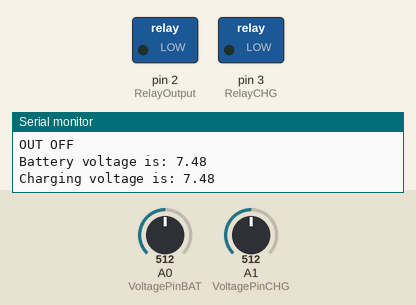
This sketch was run on a simulated Arduino Uno, built with avr-gcc and run on an emulated ATmega328P. On the bench: switched loads named in the sketch (green lamp = pin HIGH), the last lines printed to the serial monitor. The inputs (shaded band) are chosen by the test bench; at power-on: A0 (VoltagePinBAT) = 512, A1 (VoltagePinCHG) = 512.

Above: at 4.8 s.
4.9 s: A0 (VoltagePinBAT) set to 812
7.9 s: A0 (VoltagePinBAT) set to 833
At 8.6 s:
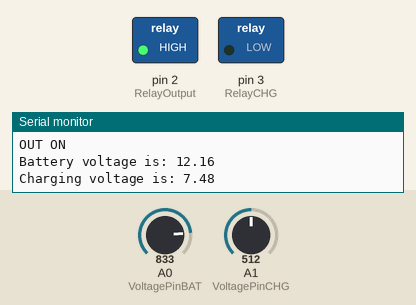
10.9 s: A1 (VoltagePinCHG) set to 880
13.9 s: A1 (VoltagePinCHG) set to 907
At 14.3 s:
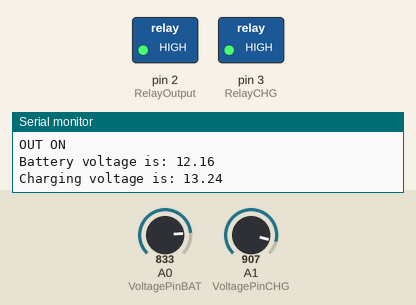
16.9 s: A1 (VoltagePinCHG) set to 870
19.9 s: A1 (VoltagePinCHG) set to 848
At 21.3 s:
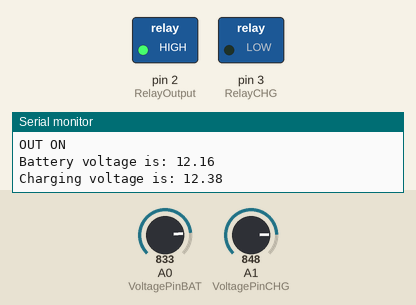
Timing chart, 0 to 22.9 s (numbered marks = the images above; inputs shaded):
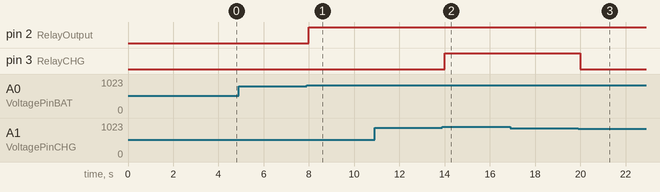

Measured:
- the behaviour switches between 821 and 822 on A0 (VoltagePinBAT) (found by bisection; images 0 and 1)
- the behaviour switches between 890 and 891 on A1 (VoltagePinCHG) (found by bisection; images 1 and 2)
- the behaviour switches between 857 and 856 on A1 (VoltagePinCHG) (found by bisection; images 2 and 3)
- after the input at 7.9 s, pin 2 (RelayOutput): LOW → HIGH after 0.10 s
- after the input at 13.9 s, pin 3 (RelayCHG): LOW → HIGH after 0.10 s
- after the input at 19.9 s, pin 3 (RelayCHG): HIGH → LOW after 0.10 s

The sketch:

dischargeControl.ino
```cpp
#include <TimerOne.h>  //подключение библиотеки с таймером.

  int VoltagePinBAT = A0; //пин АЦП аккумулятора.
  int VoltagePinCHG = A1; //пин АЦП заряда.
  int RelayOutput = 2; //пин управления реле 1(подача питания к нагрузке)
  int RelayCHG = 3; //пин реле 2(подключение заряда)
  float VoltageBAT = 0; //переменная значения напряжения аккумулятора.
  float VoltageCHG = 0; //переменная значения напряжения заряда.

void setup() {
  Serial.begin(9600);
  Timer1.initialize(2000000); //инициализируем таймер на 2 сек.
  Timer1.attachInterrupt(Timer1_action); //присваеваем таймеру функцию Timer1_action
  pinMode(VoltagePinBAT, INPUT); //настраиваем пин
  pinMode(RelayOutput, OUTPUT);
  pinMode(RelayCHG, OUTPUT);
}

void loop() {

}

void Timer1_action()         //функция привязаная к таймеру
{

VoltageCHG = (analogRead(VoltagePinCHG)) * 0.0146; //замер и приведение к вольтам напряжения заряда.
VoltageBAT = (analogRead(VoltagePinBAT)) * 0.0146; //замер и приведение к вольтам напряжения аккумулятора.
  if (VoltageCHG > 13) //Если напряжение заряда больше 13 вольт
    {
      if (digitalRead(RelayCHG)==LOW) {digitalWrite(RelayCHG,HIGH);} // то, если при этом еле было выключено, включаем реле заряда.

    }
  else if (VoltageCHG < 12.5) //Если напряжение заряда меньше 12.5
    {
      if (digitalRead(RelayCHG)==HIGH) {digitalWrite(RelayCHG,LOW);} // то, если при этом реле было включено, вылючаем реле заряда.

    }
  if (VoltageBAT > 12 or digitalRead(RelayCHG)==HIGH) //Если напряжение батареи больше 12 вольт или реле заряда включено,
    {
      if (digitalRead(RelayOutput)==LOW) {digitalWrite(RelayOutput,HIGH);} // то, если при этом реле было выключено, включаем реле заряда.
    }
  else if (VoltageBAT < 11) //Если напряжение батареи меньше 11 вольт
    {
      if (digitalRead(RelayOutput)==HIGH) {digitalWrite(RelayOutput,LOW);} // то, если при этом реле было включено, вылючаем реле заряда.
    }

    //ВЫВОД В ПОРТ
if (digitalRead(RelayCHG)==HIGH){ Serial.println("CHG ON");} //вывод статуса заряда
else { Serial.println("CHG OFF");} //вывод статуса заряда
if (digitalRead(RelayOutput)==HIGH){ Serial.println("OUT ON");} //вывод статуса выхода
else { Serial.println("OUT OFF");} //вывод статуса выхода
Serial.print("Battery voltage is: ");
Serial.println(VoltageBAT); //вывод напряжения батареи
Serial.print("Charging voltage is: ");
Serial.println(VoltageCHG); //вывод напряжения заряда
}
```
